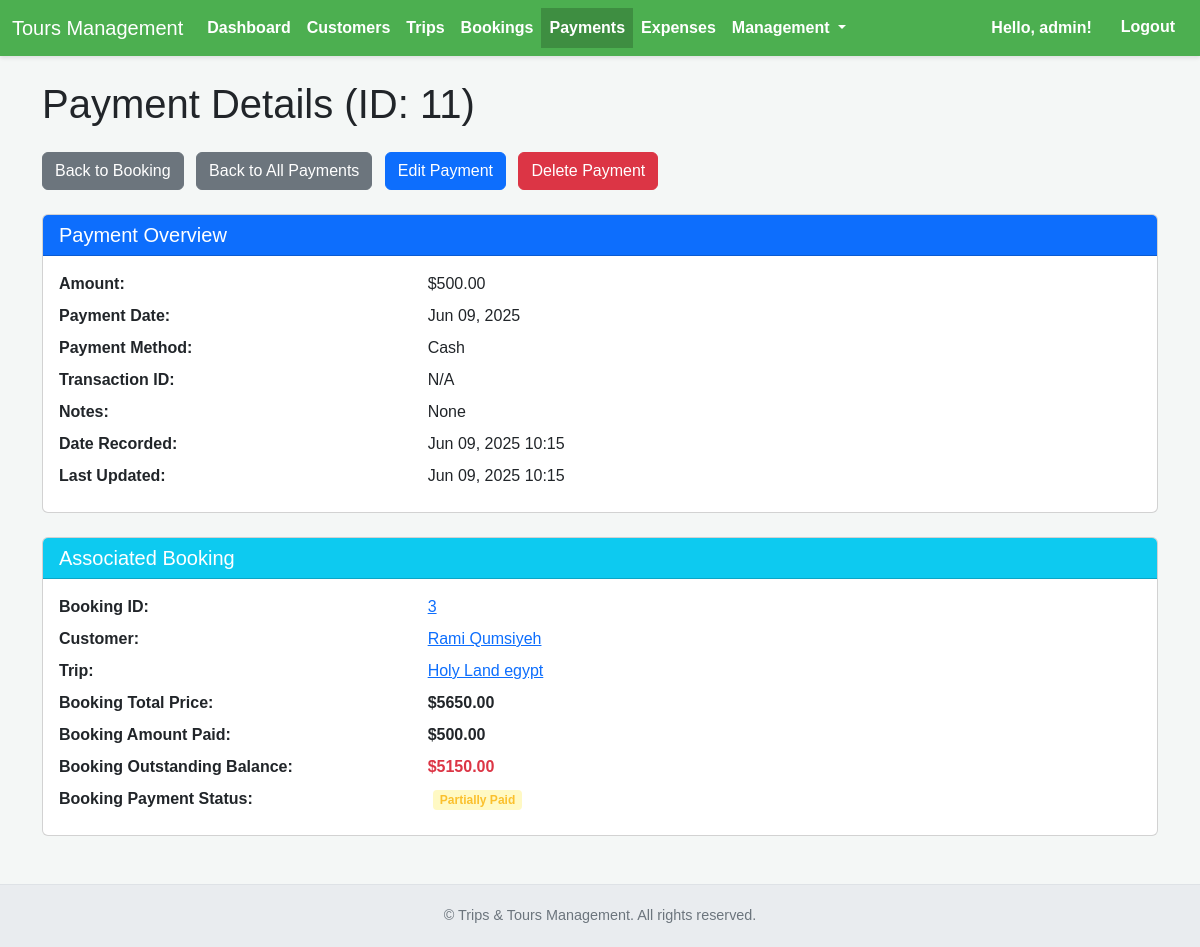
The app's page /payments/11/ (signed in) with its own data.
### payments/models.py (models this page shows, shortened)
class Payment(models.Model):
    PAYMENT_METHOD_CHOICES = [
        ('cash', 'Cash'),
        ('bank_transfer', 'Bank Transfer'),
        ('credit_card', 'Credit Card'),
        ('online_gateway', 'Online Payment Gateway'),
        ('other', 'Other'),
    ]
    booking = models.ForeignKey(Booking, on_delete=models.CASCADE, related_name='payments',
                                help_text="The booking this payment is associated with.")
    amount = models.DecimalField(max_digits=10, decimal_places=2, help_text="Amount of this payment in USD.")
    payment_date = models.DateField(auto_now_add=True, help_text="The date the payment was recorded.")
    payment_method = models.CharField(
        max_length=50,
        choices=PAYMENT_METHOD_CHOICES,
        default='cash',
        help_text="Method by which the payment was made."
    )
    transaction_id = models.CharField(max_length=255, blank=True, null=True, unique=True,
                                      help_text="Optional: Transaction ID from payment gateway or bank.")
    notes = models.TextField(blank=True, help_text="Any internal notes regarding this payment.")
    date_created = models.DateTimeField(auto_now_add=True)
    last_updated = models.DateTimeField(auto_now=True)
    class Meta:
        ordering = ['-payment_date', '-date_created']
        verbose_name = "Payment"
        verbose_name_plural = "Payments"

### bookings/models.py (models this page shows, shortened)
class Booking(models.Model):
    BOOKING_STATUS_CHOICES = [
        ('pending', 'Pending Confirmation'),
        ('confirmed', 'Confirmed'),
        ('cancelled', 'Cancelled'),
    ]
    PAYMENT_STATUS_CHOICES = [
        ('not_paid', 'Not Paid'),
        ('partially_paid', 'Partially Paid'),
        ('fully_paid', 'Fully Paid'),
        ('refunded', 'Refunded'),
    ]
    customer = models.ForeignKey(Customer, on_delete=models.PROTECT, related_name='bookings',
                                 help_text="The customer making this booking.")
    trip = models.ForeignKey(Trip, on_delete=models.PROTECT, related_name='bookings',
                             help_text="The trip the customer is booking.")
    price_tier = models.ForeignKey(TripPriceTier, on_delete=models.PROTECT, related_name='bookings',
                                   help_text="The chosen price tier for this booking.")
    booking_date = models.DateTimeField(auto_now_add=True)
    internal_notes = models.TextField(blank=True, help_text="Internal notes specific to this booking (e.g. initial booking remarks). For communication log, use Booking Notes below.")
    total_price = models.DecimalField(max_digits=10, decimal_places=2, default=0.00,
                                      help_text="Automatically calculated total price of the booking (tier + add-ons).")
    amount_paid = models.DecimalField(max_digits=10, decimal_places=2, default=0.00,
                                      help_text="Total amount paid by the customer for this booking.")
    booking_status = models.CharField(
        max_length=20,
        choices=BOOKING_STATUS_CHOICES,
        default='pending',
        help_text="The overall status of the booking (e.g., Pending, Confirmed, Cancelled)."
    )
    payment_status = models.CharField(
        max_length=20,
        choices=PAYMENT_STATUS_CHOICES,
        default='not_paid',
        help_text="The payment status based on payments received."
    )
    class Meta:
        ordering = ['-booking_date']
        verbose_name = "Booking"
        verbose_name_plural = "Bookings"
        unique_together = ['customer', 'trip']
    @property
    def outstanding_balance(self):
        return self.total_price - self.amount_paid

### customers/models.py (models this page shows, shortened)
class Customer(models.Model):
    first_name = models.CharField(max_length=100)
    last_name = models.CharField(max_length=100)
    email = models.EmailField(blank=True, null=True, unique=True,
                              help_text="Primary email address for communication. Keep unique if possible.")
    phone_number = models.CharField(max_length=20, blank=True, null=True)
    passport_number = models.CharField(max_length=50, blank=True, null=True, unique=True,
                                       help_text="Customer's passport number.")
    passport_issue_date = models.DateField(blank=True, null=True,
                                          help_text="Date passport was issued.")
    passport_expiry_date = models.DateField(blank=True, null=True,
                                           help_text="Date passport expires.")
    date_of_birth = models.DateField(blank=True, null=True)
    dietary_restrictions = models.TextField(blank=True, help_text="Any specific dietary needs or allergies.")
    emergency_contact_name = models.CharField(max_length=200, blank=True, null=True)
    emergency_contact_relationship = models.CharField(max_length=100, blank=True, null=True)
    emergency_contact_phone = models.CharField(max_length=20, blank=True, null=True)
    emergency_contact_email = models.EmailField(blank=True, null=True)
    date_added = models.DateTimeField(auto_now_add=True)
    last_updated = models.DateTimeField(auto_now=True)
    class Meta:
        ordering = ['last_name', 'first_name']
        verbose_name = "Customer"
        verbose_name_plural = "Customers" # Corrected typo
    @property
    def full_name(self):
        return f"{self.first_name} {self.last_name}"

### trips/models.py (models this page shows, shortened)
class Trip(models.Model):
    TRIP_STATUS_CHOICES = [
        ('open', 'Open for Booking'),
        ('confirmed', 'Confirmed'),
        ('full', 'Full'),
        ('cancelled', 'Cancelled'),
        ('completed', 'Completed'),
    ]
    name = models.CharField(max_length=200, unique=True, help_text="Unique name for the trip package.")
    destination = models.CharField(max_length=255, blank=True, help_text="Primary destination or region of the trip.")
    start_date = models.DateField()
    end_date = models.DateField()
    internal_notes = models.TextField(blank=True, help_text="Notes for internal staff only, not for customers.")
    detailed_itinerary = models.TextField(blank=True, help_text="A comprehensive description of the trip itinerary.")
    max_capacity = models.PositiveIntegerField(blank=True, null=True, help_text="Maximum number of travelers this trip can accommodate.")
    min_travelers = models.PositiveIntegerField(blank=True, null=True, help_text="Minimum number of travelers required for the trip to proceed.")
    status = models.CharField(
        max_length=20,
        choices=TRIP_STATUS_CHOICES,
        default='open',
        help_text="Current status of the trip (e.g., Open, Confirmed, Cancelled)."
    )
    date_created = models.DateTimeField(auto_now_add=True)
    last_updated = models.DateTimeField(auto_now=True)
    class Meta:
        ordering = ['start_date', 'name']
        verbose_name = "Trip"
        verbose_name_plural = "Trips"
        unique_together = ['name', 'start_date']

### payments/views.py (the view)
# urls.py: path('<int:pk>/', views.payment_detail, name='payment_detail'),
@login_required # <--- ADDED DECORATOR
def payment_detail(request, pk):
    payment = get_object_or_404(Payment.objects.select_related('booking__customer', 'booking__trip'), pk=pk)
    context = {
        'payment': payment
    }
    return render(request, 'payments/payment_detail.html', context)

### payments/templates/payments/payment_detail.html (shortened to what this page needs)
{% extends "base.html" %}
{% load app_filters %}
{% block content %}
    <h1 class="mb-4">Payment Details (ID: {{ payment.pk }})</h1>
    <div class="mb-4">
        <a href="{% url 'booking_detail' payment.booking.pk %}" class="btn btn-secondary me-2">Back to Booking</a>
        <a href="{% url 'payment_list' %}" class="btn btn-secondary me-2">Back to All Payments</a>
        <a href="{% url 'payment_update' payment.pk %}" class="btn btn-primary me-2">Edit Payment</a>
        <a href="{% url 'payment_delete' payment.pk %}" class="btn btn-danger">Delete Payment</a>
    </div>
    <div class="card mb-4">
        <div class="card-header bg-primary text-white">
            <h2 class="h5 mb-0">Payment Overview</h2>
        </div>
        <div class="card-body">
            <div class="row mb-2">
                <div class="col-md-4"><strong>Amount:</strong></div>
                <div class="col-md-8">${{ payment.amount|floatformat:2 }}</div>
            </div>
            <div class="row mb-2">
                <div class="col-md-4"><strong>Payment Date:</strong></div>
                <div class="col-md-8">{{ payment.payment_date|date:"M d, Y" }}</div>
            </div>
            <div class="row mb-2">
                <div class="col-md-4"><strong>Payment Method:</strong></div>
                <div class="col-md-8">{{ payment.get_payment_method_display }}</div>
            </div>
            <div class="row mb-2">
                <div class="col-md-4"><strong>Transaction ID:</strong></div>
                <div class="col-md-8">{{ payment.transaction_id|default:"N/A" }}</div>
            </div>
            <div class="row mb-2">
                <div class="col-md-4"><strong>Notes:</strong></div>
                <div class="col-md-8">{{ payment.notes|default:"None"|linebreaksbr }}</div>
            </div>
            <div class="row mb-2">
                <div class="col-md-4"><strong>Date Recorded:</strong></div>
                <div class="col-md-8">{{ payment.date_created|date:"M d, Y H:i" }}</div>
            </div>
            <div class="row mb-2">
                <div class="col-md-4"><strong>Last Updated:</strong></div>
                <div class="col-md-8">{{ payment.last_updated|date:"M d, Y H:i" }}</div>
            </div>
        </div>
    </div>
    <div class="card mb-4">
        <div class="card-header bg-info text-white">
            <h2 class="h5 mb-0">Associated Booking</h2>
        </div>
        <div class="card-body">
            <div class="row mb-2">
                <div class="col-md-4"><strong>Booking ID:</strong></div>
                <div class="col-md-8"><a href="{% url 'booking_detail' payment.booking.pk %}">{{ payment.booking.pk }}</a></div>
            </div>
            <div class="row mb-2">
                <div class="col-md-4"><strong>Customer:</strong></div>
                <div class="col-md-8"><a href="{% url 'customer_detail' payment.booking.customer.pk %}">{{ payment.booking.customer.full_name }}</a></div>
            </div>
            <div class="row mb-2">
                <div class="col-md-4"><strong>Trip:</strong></div>
                <div class="col-md-8"><a href="{% url 'trip_detail' payment.booking.trip.pk %}">{{ payment.booking.trip.name }}</a></div>
            </div>
            <div class="row mb-2">
                <div class="col-md-4"><strong>Booking Total Price:</strong></div>
                <div class="col-md-8 fw-bold">${{ payment.booking.total_price|floatformat:2 }}</div>
            </div>
            <div class="row mb-2">
                <div class="col-md-4"><strong>Booking Amount Paid:</strong></div>
                <div class="col-md-8 fw-bold">${{ payment.booking.amount_paid|floatformat:2 }}</div>
            </div>
            <div class="row mb-2">
                <div class="col-md-4"><strong>Booking Outstanding Balance:</strong></div>
                <div class="col-md-8 fw-bold text-danger">${{ payment.booking.outstanding_balance|floatformat:2 }}</div>
            </div>
            <div class="row mb-2">
                <div class="col-md-4"><strong>Booking Payment Status:</strong></div>
                <div class="col-md-8"><span class="status-badge status-{{ payment.booking.payment_status }}">{{ payment.booking.get_payment_status_display }}</span></div>
            </div>
        </div>
    </div>
{% endblock content %}

### templates/base.html (shortened to what this page needs)
{% load static %}
<!DOCTYPE html>
<html lang="en">
<head>
    <link href="https://cdn.jsdelivr.net/npm/bootstrap@5.3.3/dist/css/bootstrap.min.css" rel="stylesheet">
</head>
<body>
    <nav class="navbar navbar-expand-lg">
        <div class="container-fluid">
            <a class="navbar-brand text-white" href="{% url 'dashboard' %}">Tours Management</a>
            <div class="collapse navbar-collapse" id="navbarNav">
                <ul class="navbar-nav me-auto mb-2 mb-lg-0">
                    <li class="nav-item">
                        <a class="nav-link {% if request.resolver_match.url_name == 'dashboard' %}active{% endif %}" href="{% url 'dashboard' %}">Dashboard</a>
                    </li>
                    <li class="nav-item">
                        <a class="nav-link {% if 'customer' in request.path %}active{% endif %}" href="{% url 'customer_list' %}">Customers</a>
                    </li>
                    <li class="nav-item">
                        <a class="nav-link {% if 'trip' in request.path and not 'booking' in request.path %}active{% endif %}" href="{% url 'trip_list' %}">Trips</a>
                    </li>
                    <li class="nav-item">
                        <a class="nav-link {% if 'booking' in request.path %}active{% endif %}" href="{% url 'booking_list' %}">Bookings</a>
                    </li>
                    <li class="nav-item">
                        <a class="nav-link {% if 'payment' in request.path %}active{% endif %}" href="{% url 'payment_list' %}">Payments</a>
                    </li>
                    <li class="nav-item">
                        <a class="nav-link {% if 'expense' in request.path and 'types' not in request.path %}active{% endif %}" href="{% url 'expense_list' %}">Expenses</a>
                    </li>
                    <li class="nav-item dropdown">
                        <a class="nav-link dropdown-toggle {% if 'types' in request.path %}active{% endif %}" href="#" id="navbarDropdownManagement" role="button" data-bs-toggle="dropdown" aria-expanded="false">
                            Management
                        </a>
                    </li>
                </ul>
                <div class="d-flex">
                    {% if user.is_authenticated %}
                        <span class="navbar-text me-3">Hello, {{ user.username }}!</span>
                        <form action="{% url 'logout' %}" method="post" class="d-inline">
                            <button type="submit" class="btn btn-link text-white">Logout</button>
                        </form>
                    {% else %}
                        <a class="nav-link text-white" href="{% url 'login' %}">Login</a>
                    {% endif %}
                </div>
            </div>
        </div>
    </nav>
    <div class="container flex-grow-1 my-4">
        {% block content %}{% endblock content %}
    </div>
    <footer>
        © {{ "now"|date:"Y" }} Trips & Tours Management. All rights reserved.
    </footer>
</body>
</html>

### templates/base.html (style rules this page uses)
body { font-family: Arial, sans-serif; background-color: #f4f7f6; display: flex; flex-direction: column; min-height: 100vh; }
.navbar { background-color: #4CAF50; box-shadow: 0 2px 4px rgba(0,0,0,0.1); }
.navbar .nav-link { color: white !important; font-weight: bold; transition: background-color 0.3s ease; }
.navbar .nav-link.active { background-color: #3e8e41; }
.navbar .navbar-text { color: white; font-weight: bold; }
.navbar .btn-link { color: white; font-weight: bold; text-decoration: none; transition: background-color 0.3s ease; }
.status-badge { display: inline-block; padding: .3em .6em; border-radius: .25rem; font-size: .75em; font-weight: 700; line-height: 1; text-align: center; white-space: nowrap; vertical-align: baseline; margin-left: 5px; }
.status-partially_paid { background-color: #fff9c4; color: #fbc02d; }
footer { margin-top: auto; padding: 1.25rem; text-align: center; color: #6c757d; font-size: 0.9em; background-color: #e9ecef; border-top: 1px solid #dee2e6; }

### records on screen
Payment: pk "11", amount "500.00", payment_date "Jun 09, 2025", payment_method "Cash", transaction_id "N/A", notes "None", date_created "Jun 09, 2025 10:15", last_updated "Jun 09, 2025 10:15", booking.pk "3", booking.customer.full_name "Rami Qumsiyeh", booking.trip.name "Holy Land egypt", booking.total_price "5650.00", booking.amount_paid "500.00", booking.outstanding_balance "5150.00", booking.payment_status "Partially Paid"

### other values on screen
{{ user.username }} "admin"
